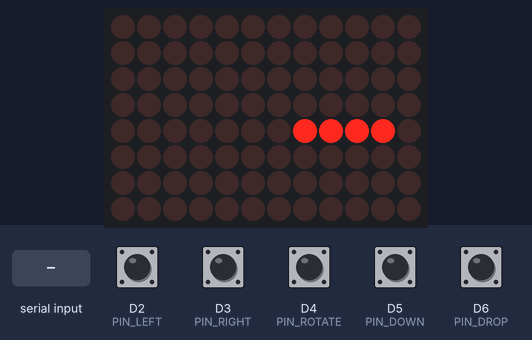
A sketch run on a simulated Arduino Uno R4 WiFi. Parts: 12×8 LED matrix. The test bench sets the inputs (shaded band); at power-on: D2 (PIN_LEFT), D3 (PIN_RIGHT), D4 (PIN_ROTATE), D5 (PIN_DOWN), D6 (PIN_DROP) HIGH. Random numbers use the default seed unless the sketch sets one; what the sketch prints to the serial monitor is not drawn.

Above: at 1.4 s.
1.5 s: D2 (PIN_LEFT) pulled LOW for 1 s
At 3.0 s:
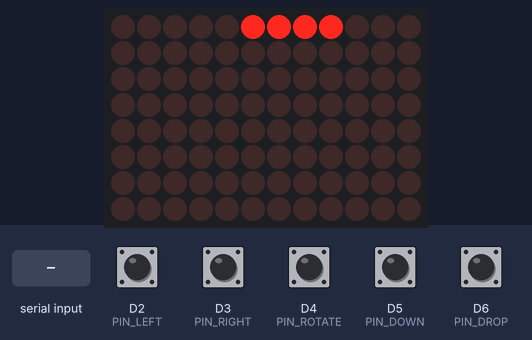
4.0 s: D3 (PIN_RIGHT) pulled LOW for 1 s
At 6.0 s:
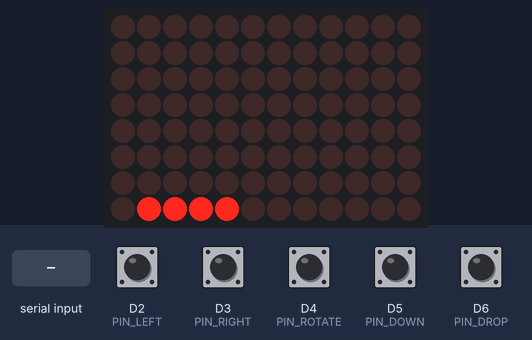
6.5 s: D4 (PIN_ROTATE) pulled LOW for 0.15 s
At 7.8 s:
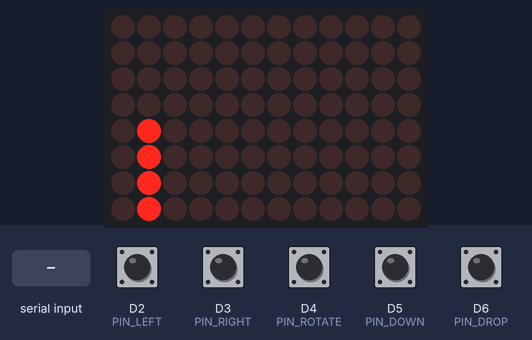
9.6 s: "W" received over Serial
At 10.2 s:
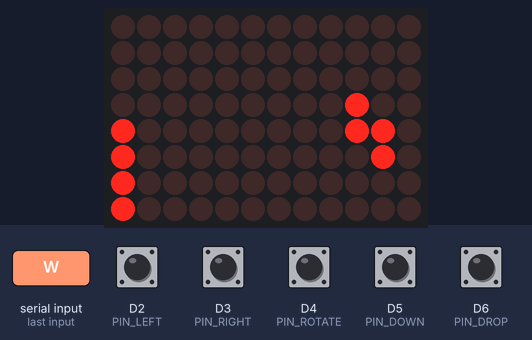
12.6 s: D6 (PIN_DROP) pulled LOW for 0.15 s
At 13.0 s:
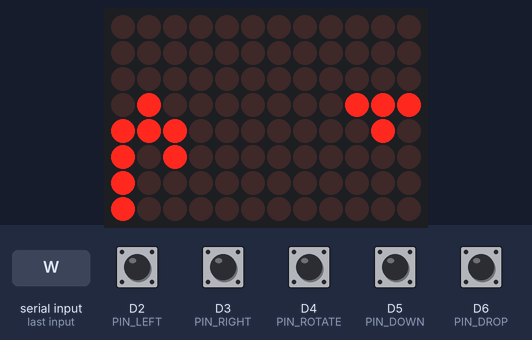
15.7 s: D2 (PIN_LEFT) pulled LOW for 0.15 s
At 16.4 s:
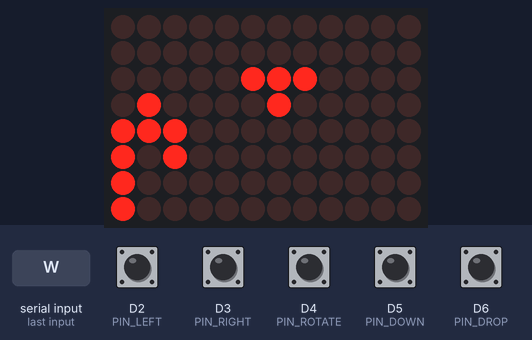
Timing chart, 0 to 18.7 s (numbered marks = the images above; inputs shaded):
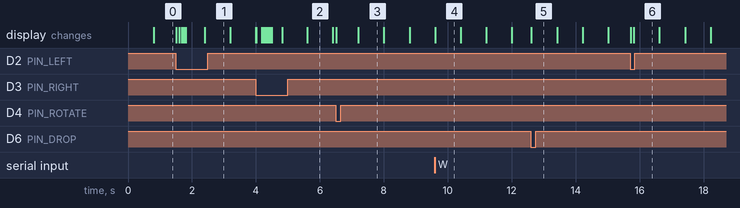

Measured:
- what the display in image 2 shows lasts 0.8 s, from 5.6 s to 6.4 s

The sketch:

tetris_r4.ino
```cpp
// Hold the board upright: rotate it 90 degrees counter-clockwise from the
// usual "USB on the left" position, so the USB-C port points DOWN. The
// matrix is then 8 columns wide and 12 rows tall. If the game looks
// upside-down, set FLIP_180 to 1.
//
// Controls: push-buttons from each pin to GND (internal pull-ups, no
// resistors needed). Alternatively type into the Serial Monitor at
// 115200 baud: a = left, d = right, w = rotate, s = down,
// x = hard drop
//
// The game logic lives in TetrisGame.h
// This file only handles the hardware: buttons, Serial and the LED matrix.

#include "Arduino_LED_Matrix.h"
#include "TetrisGame.h"

#define FLIP_180 0

// ---------- pins ----------
const uint8_t PIN_LEFT   = 2;
const uint8_t PIN_RIGHT  = 3;
const uint8_t PIN_ROTATE = 4;
const uint8_t PIN_DOWN   = 5;
const uint8_t PIN_DROP   = 6;
// ---------- button handling ----------
const uint32_t DEBOUNCE_MS   = 15;
const uint32_t REPEAT_DELAY  = 170;  // hold this long before auto-repeat...
const uint32_t REPEAT_EVERY  = 60;   // ...then repeat this often

struct Button {
  uint8_t pin;
  uint8_t action;
  bool repeats;        // left/right/down auto-repeat when held
  bool stable;         // debounced state (true = pressed)
  bool lastRaw;
  uint32_t lastChange;
  uint32_t pressedAt;
  uint32_t lastRepeat;
};

Button buttons[] = {
  {PIN_LEFT,   tetris::A_LEFT,   true },
  {PIN_RIGHT,  tetris::A_RIGHT,  true },
  {PIN_ROTATE, tetris::A_ROTATE, false},
  {PIN_DOWN,   tetris::A_DOWN,   true },
  {PIN_DROP,   tetris::A_DROP,   false},
};
const uint8_t NUM_BUTTONS = sizeof(buttons) / sizeof(buttons[0]);

uint8_t pollButtons(uint32_t now) {
  uint8_t actions = 0;
  for (uint8_t i = 0; i < NUM_BUTTONS; i++) {
    Button &b = buttons[i];
    bool raw = digitalRead(b.pin) == LOW;          // pressed pulls to GND
    if (raw != b.lastRaw) { b.lastRaw = raw; b.lastChange = now; }
    if (now - b.lastChange >= DEBOUNCE_MS && raw != b.stable) {
      b.stable = raw;
      if (b.stable) {                               // new press
        actions |= b.action;
        b.pressedAt = b.lastRepeat = now;
      }
    } else if (b.stable && b.repeats &&
               now - b.pressedAt >= REPEAT_DELAY &&
               now - b.lastRepeat >= REPEAT_EVERY) {
      actions |= b.action;                          // held: auto-repeat
      b.lastRepeat = now;
    }
  }
  return actions;
}

uint8_t pollSerial() {
  uint8_t actions = 0;
  while (Serial.available()) {
    switch (Serial.read()) {
      case 'a': case 'A': actions |= tetris::A_LEFT;   break;
      case 'd': case 'D': actions |= tetris::A_RIGHT;  break;
      case 'w': case 'W': actions |= tetris::A_ROTATE; break;
      case 's': case 'S': actions |= tetris::A_DOWN;   break;
      case 'x': case 'X': case ' ': actions |= tetris::A_DROP; break;
    }
  }
  return actions;
}

// ---------- display ----------
ArduinoLEDMatrix matrix;
uint8_t frame[8][12];                 // the matrix's native layout: 8 rows x 12 cols
uint8_t shown[tetris::H];             // last thing we drew, to skip redundant redraws
bool firstDraw = true;

void drawRows(const uint8_t rows[tetris::H]) {
  // board (row r, col c), r = 0 at the top, maps to matrix (c, 11 - r):
  // the top of the game is the matrix's right edge.
  for (int8_t r = 0; r < tetris::H; r++) {
    for (int8_t c = 0; c < tetris::W; c++) {
      bool on = (rows[r] >> c) & 1;
#if FLIP_180
      frame[tetris::W - 1 - c][r] = on;
#else
      frame[c][tetris::H - 1 - r] = on;
#endif
    }
  }
  matrix.renderBitmap(frame, 8, 12);
}

// ---------- game ----------
tetris::Game game;
long gameRandom(long n) { return random(n); }

tetris::State lastState;

void setup() {
  Serial.begin(115200);
  matrix.begin();
  for (uint8_t i = 0; i < NUM_BUTTONS; i++) pinMode(buttons[i].pin, INPUT_PULLUP);

  // Floating analog pin + timing = a different piece order each power-up.
  randomSeed(analogRead(A0) ^ micros());

  game.begin(millis(), gameRandom);
  lastState = game.state();
  Serial.println(F("Tetris! a/d move, w rotate, s down, x drop"));
}

void loop() {
  uint32_t now = millis();
  uint8_t actions = pollButtons(now) | pollSerial();
  game.update(now, actions);

  uint8_t rows[tetris::H];
  game.render(now, rows);
  bool changed = firstDraw;
  for (int8_t r = 0; r < tetris::H; r++) if (rows[r] != shown[r]) { changed = true; shown[r] = rows[r]; }
  if (changed) { drawRows(rows); firstDraw = false; }

  // Report to the Serial Monitor
  if (game.state() != lastState) {
    lastState = game.state();
    if (lastState == tetris::GAME_OVER) {
      Serial.print(F("Game over! Score: ")); Serial.print(game.score());
      Serial.print(F("  Lines: "));         Serial.println(game.lines());
      Serial.println(F("Press any button to play again."));
    } else if (lastState == tetris::CLEARING) {
      Serial.print(F("Lines: ")); Serial.print(game.lines());
      Serial.print(F("  Score: ")); Serial.println(game.score());
    }
  }
}
```

TetrisGame.h
```cpp
#pragma once
#include <stdint.h>

namespace tetris {

const int8_t W = 8;    // board columns
const int8_t H = 12;   // board rows (row 0 = top)
const uint8_t FULL_ROW = 0xFF;

struct Cell { int8_t x, y; };   // x = column, y = row (y grows downward)

// The T and I pieces were reordered so the pivot is a middle square, which
// makes them spin in place instead of swinging around an end square.
const Cell SHAPES[7][4] = {
  {{ 0, 1}, { 0, 0}, { 0, 2}, { 0, 3}},   // 0 I
  {{-1, 1}, {-1, 0}, {-1, 2}, { 0, 1}},   // 1 T
  {{ 0, 0}, { 0, 1}, { 1, 0}, { 1, 1}},   // 2 O (square) — never rotates
  {{ 0, 1}, { 0, 0}, { 0, 2}, { 1, 0}},   // 3 left L
  {{ 0, 1}, { 0, 0}, { 0, 2}, {-1, 0}},   // 4 right L
  {{ 0, 1}, { 0, 0}, { 1, 1}, { 1, 2}},   // 5 left Z
  {{ 0, 1}, { 0, 0}, {-1, 1}, {-1, 2}},   // 6 right Z
};
const uint8_t O_PIECE = 2;
const int8_t SPAWN_X = 4;
const int8_t SPAWN_Y = 0;

// Input actions (bitmask), produced by the buttons / Serial in the sketch.
enum : uint8_t {
  A_LEFT = 1, A_RIGHT = 2, A_ROTATE = 4, A_DOWN = 8, A_DROP = 16,
};

enum State : uint8_t { PLAYING, CLEARING, GAME_OVER };

// Timing (milliseconds)
const uint32_t CLEAR_ANIM_MS = 450;    // flash full rows before removing
const uint32_t GAME_OVER_FLASH_MS = 1500;
const uint32_t RESTART_LOCKOUT_MS = 1000; // ignore buttons right after dying
const uint32_t SCROLL_STEP_MS = 110;      // score scroll speed

// 3x5 digit font for the score shown after game over.
// Each digit = 5 rows of 3 bits, MSB = left column.
const uint8_t DIGITS[10][5] = {
  {7,5,5,5,7}, {2,6,2,2,7}, {7,1,7,4,7}, {7,1,7,1,7}, {5,5,7,1,1},
  {7,4,7,1,7}, {7,4,7,5,7}, {7,1,2,2,2}, {7,5,7,5,7}, {7,5,7,1,7},
};

class Game {
public:
  typedef long (*RandFn)(long n);   // must return a value in [0, n)

  void begin(uint32_t now, RandFn rnd) {
    rnd_ = rnd;
    for (int8_t r = 0; r < H; r++) board_[r] = 0;
    score_ = 0; lines_ = 0;
    bagLeft_ = 0;
    clearMask_ = 0;
    lastFall_ = now;
    if (spawn()) setState(PLAYING, now); else setState(GAME_OVER, now);
  }

  // Call every loop with the actions that fired since the last call.
  void update(uint32_t now, uint8_t actions) {
    switch (state_) {

      case GAME_OVER:
        if (actions && now - since_ >= RESTART_LOCKOUT_MS) begin(now, rnd_);
        return;

      case CLEARING:
        if (now - since_ >= CLEAR_ANIM_MS) {
          collapseRows();
          nextPiece(now);
        }
        return;

      case PLAYING:
        if (actions & A_LEFT)   move(-1, 0);
        if (actions & A_RIGHT)  move(1, 0);
        if (actions & A_ROTATE) rotate();
        if (actions & A_DROP) {                 // SPACE in the Java version
          int8_t d = 0;
          while (move(0, 1)) d++;
          score_ += 2 * d;
          lockPiece(now);
          return;
        }
        if (actions & A_DOWN) {                 // soft drop
          if (move(0, 1)) { score_ += 1; lastFall_ = now; }
        }
        if (now - lastFall_ >= fallInterval()) {   // the Timeline KeyFrame
          lastFall_ = now;
          if (!move(0, 1)) lockPiece(now);
        }
        return;
    }
  }

  void render(uint32_t now, uint8_t rows[H]) const {
    for (int8_t r = 0; r < H; r++) rows[r] = board_[r];
    uint32_t t = now - since_;

    switch (state_) {
      case PLAYING:
        drawPiece(rows);
        break;

      case CLEARING:               // full rows flash on/off
        if ((t / 75) % 2)
          for (int8_t r = 0; r < H; r++)
            if (clearMask_ & (1u << r)) rows[r] = 0;
        break;

      case GAME_OVER:
        if (t < GAME_OVER_FLASH_MS) {
          drawPiece(rows);
          if ((t / 150) % 2) for (int8_t r = 0; r < H; r++) rows[r] = 0;
        } else {
          drawScore(t - GAME_OVER_FLASH_MS, rows);
        }
        break;
    }
  }

  State state() const { return state_; }
  uint32_t score() const { return score_; }
  uint16_t lines() const { return lines_; }
  uint8_t level() const { return lines_ / 4; }

  // Gravity: starts at 800 ms per row, speeds up
  // every 4 lines, never faster than 120 ms.
  uint32_t fallInterval() const {
    int32_t ms = 800 - 70 * (int32_t)level();
    return ms < 120 ? 120 : (uint32_t)ms;
  }

  // ---- exposed for tests ----
  const uint8_t* board() const { return board_; }
  uint8_t* boardMutable() { return board_; }
  const Cell* piece() const { return piece_; }
  uint8_t pieceType() const { return type_; }
  bool fits(const Cell c[4]) const {
    for (uint8_t i = 0; i < 4; i++) {
      if (c[i].x < 0 || c[i].x >= W || c[i].y < 0 || c[i].y >= H) return false;
      if (board_[c[i].y] & (1u << c[i].x)) return false;
    }
    return true;
  }
  bool move(int8_t dx, int8_t dy) {   // leftMovable/rightMovable/downMovable
    Cell n[4];
    for (uint8_t i = 0; i < 4; i++) { n[i].x = piece_[i].x + dx; n[i].y = piece_[i].y + dy; }
    if (!fits(n)) return false;
    for (uint8_t i = 0; i < 4; i++) piece_[i] = n[i];
    return true;
  }
  // Same formula as Pieces.rotate(), in grid units:
  //   newX = cx - cy + oldY,  newY = cy + cx - oldX
  // plus a small "wall kick": if the rotated piece hits a wall/block,
  // try nudging it one column left or right before giving up.
  bool rotate() {
    if (type_ == O_PIECE) return false;
    int8_t cx = piece_[0].x, cy = piece_[0].y;
    Cell n[4];
    for (uint8_t i = 0; i < 4; i++) {
      n[i].x = cx - cy + piece_[i].y;
      n[i].y = cy + cx - piece_[i].x;
    }
    static const int8_t kicks[] = {0, -1, 1, -2, 2};
    for (uint8_t k = 0; k < sizeof(kicks); k++) {
      Cell t[4];
      for (uint8_t i = 0; i < 4; i++) { t[i].x = n[i].x + kicks[k]; t[i].y = n[i].y; }
      // the I piece is the only one that needs a 2-column kick
      if ((kicks[k] == 2 || kicks[k] == -2) && type_ != 0) continue;
      if (fits(t)) { for (uint8_t i = 0; i < 4; i++) piece_[i] = t[i]; return true; }
    }
    return false;
  }

private:
  void setState(State s, uint32_t now) { state_ = s; since_ = now; }

  // 7-bag randomizer: every piece shows up once per 7 spawns, so you never
  // wait forever for an I piece (the Java version used Math.random()*7).
  uint8_t drawFromBag() {
    if (bagLeft_ == 0) {
      for (uint8_t i = 0; i < 7; i++) bag_[i] = i;
      for (int8_t i = 6; i > 0; i--) {
        uint8_t j = (uint8_t)rnd_(i + 1);
        uint8_t tmp = bag_[i]; bag_[i] = bag_[j]; bag_[j] = tmp;
      }
      bagLeft_ = 7;
    }
    return bag_[--bagLeft_];
  }

  // generatePieces(). Returns false if the new piece doesn't fit = game over.
  bool spawn() {
    type_ = drawFromBag();
    for (uint8_t i = 0; i < 4; i++) {
      piece_[i].x = SPAWN_X + SHAPES[type_][i].x;
      piece_[i].y = SPAWN_Y + SHAPES[type_][i].y;
    }
    return fits(piece_);
  }

  void nextPiece(uint32_t now) {
    lastFall_ = now;
    if (spawn()) setState(PLAYING, now); else setState(GAME_OVER, now);
  }

  // stopPiece() + the start of clearLine()
  void lockPiece(uint32_t now) {
    for (uint8_t i = 0; i < 4; i++) board_[piece_[i].y] |= (1u << piece_[i].x);
    clearMask_ = 0;
    uint8_t n = 0;
    for (int8_t r = 0; r < H; r++)
      if (board_[r] == FULL_ROW) { clearMask_ |= (1u << r); n++; }
    if (n) {
      static const uint16_t PTS[5] = {0, 40, 100, 300, 1200};  // classic scoring
      score_ += (uint32_t)PTS[n] * (level() + 1);
      lines_ += n;
      setState(CLEARING, now);
    } else {
      nextPiece(now);
    }
  }

  // Remove full rows and drop everything above them (clearLine()).
  void collapseRows() {
    int8_t dst = H - 1;
    for (int8_t src = H - 1; src >= 0; src--)
      if (!(clearMask_ & (1u << src))) board_[dst--] = board_[src];
    while (dst >= 0) board_[dst--] = 0;
    clearMask_ = 0;
  }

  void drawPiece(uint8_t rows[H]) const {
    for (uint8_t i = 0; i < 4; i++)
      if (piece_[i].y >= 0 && piece_[i].y < H) rows[piece_[i].y] |= (1u << piece_[i].x);
  }

  // Score scrolls right-to-left through the middle of the screen.
  void drawScore(uint32_t t, uint8_t rows[H]) const {
    char buf[11]; uint8_t n = 0;
    uint32_t s = score_;
    do { buf[n++] = '0' + s % 10; s /= 10; } while (s && n < 10);
    // buf is reversed
    int16_t textW = 4 * n;                 // 3 px glyph + 1 px gap
    int16_t span = textW + W;
    int16_t offset = (int16_t)((t / SCROLL_STEP_MS) % span);
    int16_t startX = W - offset;
    const int8_t top = 3;                  // rows 3..7, vertically centred
    for (int8_t r = 0; r < H; r++) rows[r] = 0;
    for (int8_t c = 0; c < W; c++) {
      int16_t tx = c - startX;
      if (tx < 0 || tx >= textW || tx % 4 == 3) continue;
      uint8_t d = buf[n - 1 - tx / 4] - '0';
      uint8_t gc = tx % 4;
      for (int8_t gr = 0; gr < 5; gr++)
        if ((DIGITS[d][gr] >> (2 - gc)) & 1) rows[top + gr] |= (1u << c);
    }
  }

  RandFn rnd_ = 0;
  uint8_t board_[H] = {0};
  Cell piece_[4];
  uint8_t type_ = 0;
  uint8_t bag_[7];
  uint8_t bagLeft_ = 0;
  uint16_t clearMask_ = 0;
  State state_ = PLAYING;
  uint32_t since_ = 0, lastFall_ = 0;
  uint32_t score_ = 0;
  uint16_t lines_ = 0;
};

}  // namespace tetris
```
